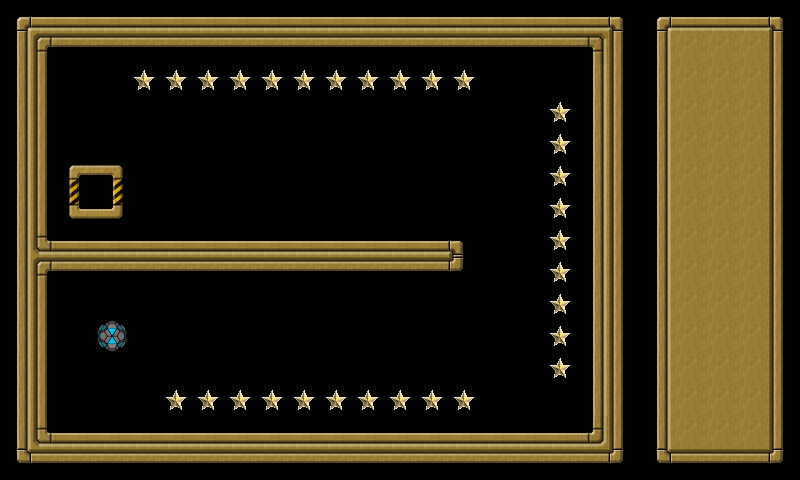

Below is a game level as drawn by its tile map, then a one-line description and the .tmx that defines it (tile-layer data replaced by summaries):
An orthogonal 25x15 tile map with 32x32 px tiles, 3 tile layers (background, extra, controlpanel), 3 tilesets and 37 objects (wall001, wall002, wall003, wall004, wall005, ...).

<map version="1.0" orientation="orthogonal" width="25" height="15" tilewidth="32" tileheight="32">
 <tileset firstgid="1" name="tileset" tilewidth="32" tileheight="32">
  <image source="tileset.png" width="160" height="448" />
 </tileset>
 <tileset firstgid="71" name="goodball" tilewidth="32" tileheight="32">
  <image source="goodball.png" width="32" height="32" />
 </tileset>
 <tileset firstgid="72" name="star" tilewidth="32" tileheight="32">
  <image source="star.png" width="32" height="32" />
 </tileset>
 <layer name="background" width="20" height="15">
  <data>[300 cells, 300 non-empty, 18 distinct tile ids]</data>
 </layer>
 <layer name="extra" width="20" height="15">
  <data>[300 cells, 31 non-empty, 2 distinct tile ids]</data>
 </layer>
 <layer name="controlpanel" width="25" height="15">
  <data>[375 cells, 75 non-empty, 9 distinct tile ids]</data>
 </layer>
 <objectgroup name="objects" width="20" height="15">
  <object name="wall001" x="0" y="0" width="592" height="48">
   <properties>
    <property name="objClass" value="wall" />
   </properties>
  </object>
  <object name="wall002" x="592" y="0" width="48" height="432">
   <properties>
    <property name="objClass" value="wall" />
   </properties>
  </object>
  <object name="wall003" x="48" y="432" width="592" height="48">
   <properties>
    <property name="objClass" value="wall" />
   </properties>
  </object>
  <object name="wall004" x="0" y="48" width="48" height="432">
   <properties>
    <property name="objClass" value="wall" />
   </properties>
  </object>
  <object name="wall005" x="48" y="240" width="416" height="32">
   <properties>
    <property name="objClass" value="wall" />
   </properties>
  </object>
  <object name="star001" x="168" y="392" width="16" height="16">
   <properties>
    <property name="objClass" value="star" />
   </properties>
  </object>
  <object name="star002" x="200" y="392" width="16" height="16">
   <properties>
    <property name="objClass" value="star" />
   </properties>
  </object>
  <object name="star003" x="232" y="392" width="16" height="16">
   <properties>
    <property name="objClass" value="star" />
   </properties>
  </object>
  <object name="star004" x="264" y="392" width="16" height="16">
   <properties>
    <property name="objClass" value="star" />
   </properties>
  </object>
  <object name="star005" x="296" y="392" width="16" height="16">
   <properties>
    <property name="objClass" value="star" />
   </properties>
  </object>
  <object name="star006" x="328" y="392" width="16" height="16">
   <properties>
    <property name="objClass" value="star" />
   </properties>
  </object>
  <object name="star007" x="360" y="392" width="16" height="16">
   <properties>
    <property name="objClass" value="star" />
   </properties>
  </object>
  <object name="star008" x="392" y="392" width="16" height="16">
   <properties>
    <property name="objClass" value="star" />
   </properties>
  </object>
  <object name="star009" x="424" y="392" width="16" height="16">
   <properties>
    <property name="objClass" value="star" />
   </properties>
  </object>
  <object name="star010" x="456" y="392" width="16" height="16">
   <properties>
    <property name="objClass" value="star" />
   </properties>
  </object>
  <object name="star011" x="552" y="360" width="16" height="16">
   <properties>
    <property name="objClass" value="star" />
   </properties>
  </object>
  <object name="star012" x="552" y="328" width="16" height="16">
   <properties>
    <property name="objClass" value="star" />
   </properties>
  </object>
  <object name="star013" x="552" y="296" width="16" height="16">
   <properties>
    <property name="objClass" value="star" />
   </properties>
  </object>
  <object name="star014" x="552" y="264" width="16" height="16">
   <properties>
    <property name="objClass" value="star" />
   </properties>
  </object>
  <object name="star015" x="552" y="232" width="16" height="16">
   <properties>
    <property name="objClass" value="star" />
   </properties>
  </object>
  <object name="star016" x="552" y="200" width="16" height="16">
   <properties>
    <property name="objClass" value="star" />
   </properties>
  </object>
  <object name="star017" x="552" y="168" width="16" height="16">
   <properties>
    <property name="objClass" value="star" />
   </properties>
  </object>
  <object name="star018" x="552" y="136" width="16" height="16">
   <properties>
    <property name="objClass" value="star" />
   </properties>
  </object>
  <object name="star019" x="552" y="104" width="16" height="16">
   <properties>
    <property name="objClass" value="star" />
   </properties>
  </object>
  <object name="star020" x="456" y="72" width="16" height="16">
   <properties>
    <property name="objClass" value="star" />
   </properties>
  </object>
  <object name="star021" x="424" y="72" width="16" height="16">
   <properties>
    <property name="objClass" value="star" />
   </properties>
  </object>
  <object name="star022" x="392" y="72" width="16" height="16">
   <properties>
    <property name="objClass" value="star" />
   </properties>
  </object>
  <object name="star023" x="360" y="72" width="16" height="16">
   <properties>
    <property name="objClass" value="star" />
   </properties>
  </object>
  <object name="star024" x="328" y="72" width="16" height="16">
   <properties>
    <property name="objClass" value="star" />
   </properties>
  </object>
  <object name="star025" x="296" y="72" width="16" height="16">
   <properties>
    <property name="objClass" value="star" />
   </properties>
  </object>
  <object name="star026" x="264" y="72" width="16" height="16">
   <properties>
    <property name="objClass" value="star" />
   </properties>
  </object>
  <object name="star027" x="232" y="72" width="16" height="16">
   <properties>
    <property name="objClass" value="star" />
   </properties>
  </object>
  <object name="star028" x="200" y="72" width="16" height="16">
   <properties>
    <property name="objClass" value="star" />
   </properties>
  </object>
  <object name="star029" x="168" y="72" width="16" height="16">
   <properties>
    <property name="objClass" value="star" />
   </properties>
  </object>
  <object name="star030" x="136" y="72" width="16" height="16">
   <properties>
    <property name="objClass" value="star" />
   </properties>
  </object>
  <object name="goal001" x="88" y="184" width="16" height="16">
   <properties>
    <property name="objClass" value="goal" />
   </properties>
   <ellipse />
  </object>
  <object name="goodball001" x="98" y="322" width="29" height="29">
   <properties>
    <property name="objClass" value="goodball" />
   </properties>
   <ellipse />
  </object>
 </objectgroup>
</map>
